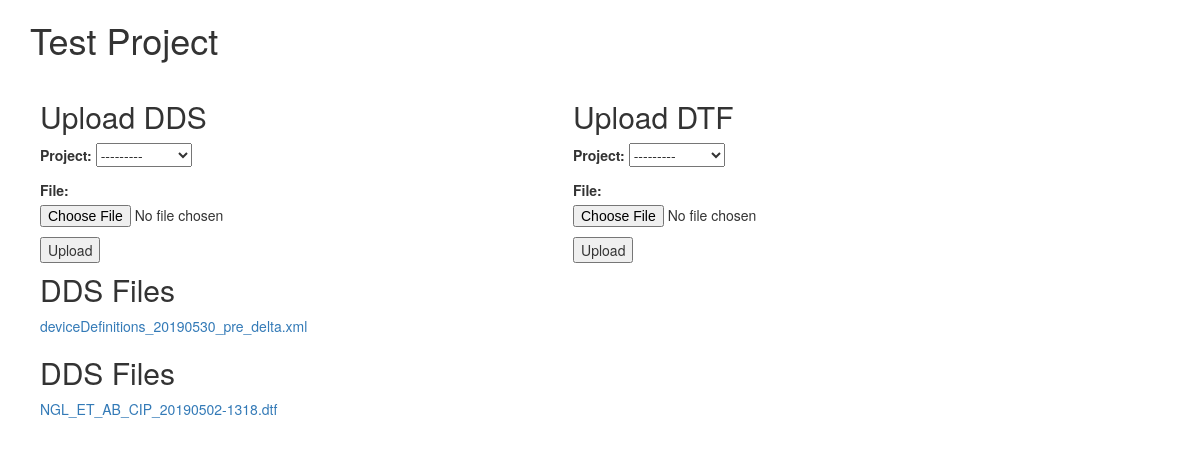
The app's page /projects/1/, older data.
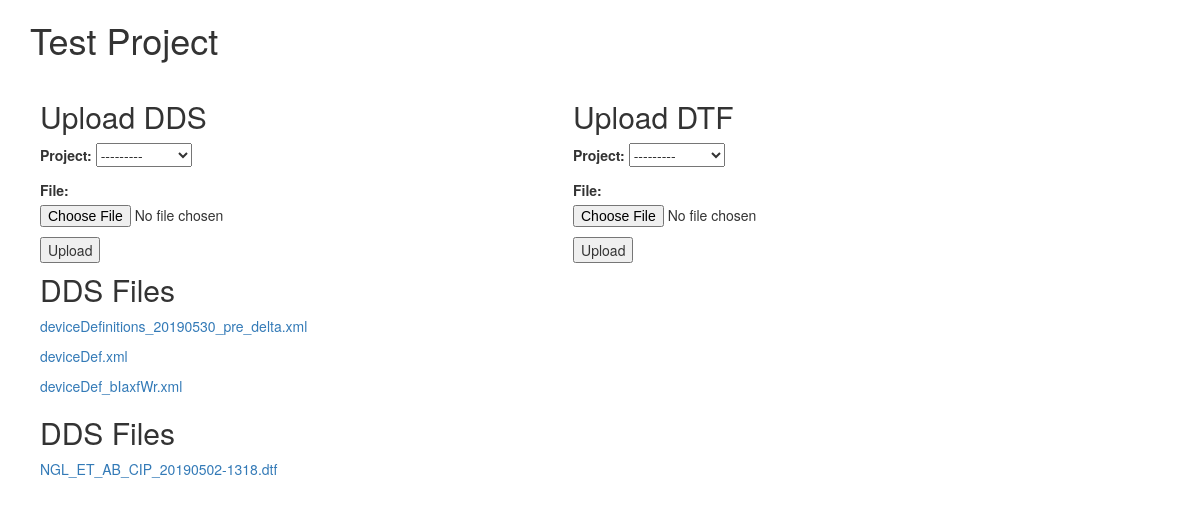
The same page, newer data.
### files/models.py (models this page shows, shortened)
class DDS(models.Model):
    file = models.FileField(upload_to='dds/')
    uploaded = models.DateTimeField(auto_now=True)
    last_update = models.DateTimeField(auto_now=True)
    project = models.ForeignKey(Project, on_delete=models.CASCADE)
    @property
    def base_file(self):
        return os.path.basename(str(self.file))

class DTF(models.Model):
    file = models.FileField(upload_to="dtf/")
    uploaded = models.DateTimeField(auto_now=True)
    project = models.ForeignKey(Project, on_delete=models.CASCADE)
    @property
    def base_file(self):
        return os.path.basename(str(self.file))

### projects/views.py (the view)
# urls.py: path('<int:pk>/', ProjectDetailView.as_view())
class ProjectDetailView(DetailView):
    queryset = Project.objects.all()
    def get_context_data(self, **kwargs):
        data = super().get_context_data(**kwargs)
        data['dds_form'] = DDSForm
        data['dtf_form'] = DTFForm
        return data

### projects/models.py (called while the page is built)
    def __str__(self):
        return self.name

### projects/templates/projects/project_detail.html (shortened to what this page needs)
<!DOCTYPE html>
<html lang="en">
<head>
    <link rel="stylesheet" href="https://maxcdn.bootstrapcdn.com/bootstrap/3.4.0/css/bootstrap.min.css">
</head>
<body>
<div class="container">
    <h1>{{ project.name }}</h1>
    <div id="dds-form" style="float: left; width: 45%; margin: 10px;">
        <h2>Upload DDS</h2>
        <form method="post" enctype="multipart/form-data" action="{% url 'files:dds_upload' %}">
            {{ dds_form.as_p }}
            <button type="submit">Upload</button>
        </form>
    </div>
    <div id="dtf-form" style="float: left; width: 45%; margin: 10px;">
        <h2>Upload DTF</h2>
        <form method="post" enctype="multipart/form-data" action="{% url 'files:dtf_upload' %}">
            {{ dtf_form.as_p }}
            <button type="submit">Upload</button>
        </form>
    </div>
    <div id="dds-files" style="width: 90%; margin: 10px;">
        <h2>DDS Files</h2>
        {% for d in project.dds_set.all %}
            <p><a href="http://127.0.0.1:8000/files/dds/{{ d.pk }}">{{ d.base_file }}</a></p>
        {% endfor %}
    </div>
    <div id="dtf-files" style="width: 90%; margin: 10px;">
        <h2>DDS Files</h2>
        {% for d in project.dtf_set.all %}
            <p><a href="http://127.0.0.1:8000/files/dds/{{ d.pk }}">{{ d.base_file }}</a></p>
        {% endfor %}
    </div>
</div>
</body>
</html>

Row changes from the older to the newer data that the page shows:
added DDS: base_file "deviceDef.xml"
added DDS: base_file "deviceDef_bIaxfWr.xml"
